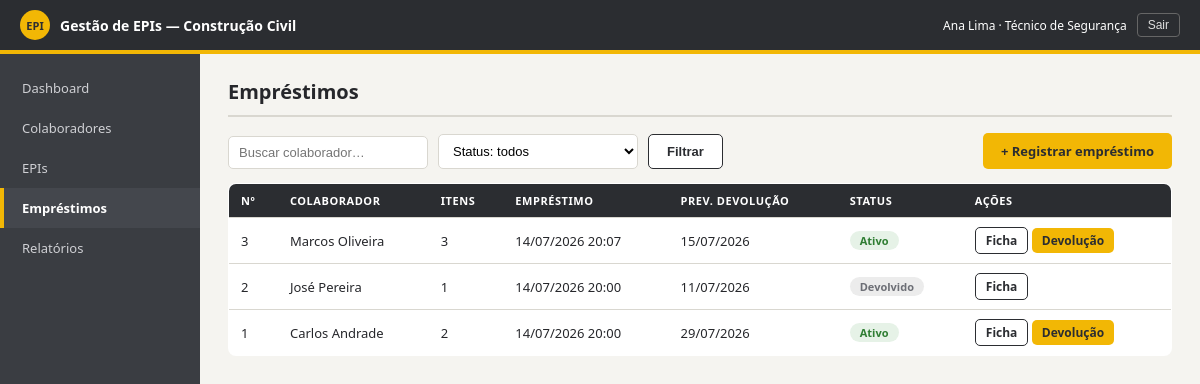
The app's page /emprestimos/ (signed in) with its own data.
### core/models.py (models this page shows, shortened)
class Usuario(AbstractUser):
    class Perfil(models.TextChoices):
        ADMINISTRADOR = 'ADMINISTRADOR', 'Administrador'
        TECNICO = 'TECNICO', 'Técnico de Segurança'
        ALMOXARIFE = 'ALMOXARIFE', 'Almoxarife'
    perfil = models.CharField('Perfil de acesso', max_length=20,
                              choices=Perfil.choices, default=Perfil.TECNICO)
    @property
    def eh_admin(self):
        return self.perfil == self.Perfil.ADMINISTRADOR or self.is_superuser

class Emprestimo(models.Model):
    class Status(models.TextChoices):
        ATIVO = 'ATIVO', 'Ativo'
        DEVOLVIDO = 'DEVOLVIDO', 'Devolvido'
        ATRASADO = 'ATRASADO', 'Atrasado'
    colaborador = models.ForeignKey(Colaborador, on_delete=models.PROTECT,
                                    related_name='emprestimos', verbose_name='Colaborador')
    usuario = models.ForeignKey('core.Usuario', on_delete=models.PROTECT,
                                related_name='emprestimos_registrados',
                                verbose_name='Registrado por')
    data_emprestimo = models.DateTimeField('Data do empréstimo', auto_now_add=True)
    data_prevista_devolucao = models.DateField('Data prevista de devolução')
    status = models.CharField('Status', max_length=10,
                              choices=Status.choices, default=Status.ATIVO)
    observacao = models.CharField('Observação', max_length=255, blank=True)
    class Meta:
        ordering = ['-data_emprestimo']
        verbose_name = 'empréstimo'
        verbose_name_plural = 'empréstimos'
    @classmethod
    def atualizar_atrasados(cls):
        cls.objects.filter(
            status=cls.Status.ATIVO,
            data_prevista_devolucao__lt=timezone.localdate(),
        ).update(status=cls.Status.ATRASADO)

class Colaborador(models.Model):
    matricula = models.CharField('Matrícula', max_length=20, unique=True)
    nome = models.CharField('Nome completo', max_length=100)
    cpf = models.CharField('CPF', max_length=14, unique=True,
                           help_text='Somente números ou no formato 000.000.000-00')
    data_nascimento = models.DateField('Data de nascimento', null=True, blank=True)
    cargo = models.CharField('Cargo', max_length=60)
    setor = models.CharField('Setor', max_length=60)
    telefone = models.CharField('Telefone', max_length=15, blank=True)
    email = models.EmailField('E-mail', blank=True)
    ativo = models.BooleanField('Ativo', default=True)
    criado_em = models.DateTimeField(auto_now_add=True)
    class Meta:
        ordering = ['nome']
        verbose_name = 'colaborador'
        verbose_name_plural = 'colaboradores'

### core/views.py (the view)
# urls.py: path('emprestimos/', views.emprestimo_lista, name='emprestimo_lista'),
@login_required
def emprestimo_lista(request):
    Emprestimo.atualizar_atrasados()
    busca = request.GET.get('q', '').strip()
    status = request.GET.get('status', '').strip()
    emprestimos = Emprestimo.objects.select_related('colaborador', 'usuario')
    if busca:
        emprestimos = emprestimos.filter(colaborador__nome__icontains=busca)
    if status:
        emprestimos = emprestimos.filter(status=status)
    return render(request, 'core/emprestimo_lista.html', {
        'emprestimos': emprestimos, 'busca': busca,
        'status_sel': status, 'status_choices': Emprestimo.Status.choices,
    })

### core/templates/core/emprestimo_lista.html (shortened to what this page needs)
{% extends 'core/base.html' %}
{% block conteudo %}
<h1>Empréstimos</h1>
<div class="filtros">
  <form method="get" class="filtros" style="margin:0;">
    <input class="campo" type="text" name="q" value="{{ busca }}" placeholder="Buscar colaborador…">
    <select class="campo" name="status">
      <option value="">Status: todos</option>
    </select>
    <button class="btn btn-secundario" type="submit">Filtrar</button>
  </form>
  <a class="btn btn-primario" style="margin-left:auto;" href="{% url 'emprestimo_novo' %}">+ Registrar empréstimo</a>
</div>
<table>
  <tr><th>Nº</th><th>Colaborador</th><th>Itens</th><th>Empréstimo</th><th>Prev. devolução</th><th>Status</th><th>Ações</th></tr>
  {% for emp in emprestimos %}
  <tr>
    <td>{{ emp.pk }}</td>
    <td>{{ emp.colaborador.nome }}</td>
    <td>{{ emp.itens.count }}</td>
    <td>{{ emp.data_emprestimo|date:'d/m/Y H:i' }}</td>
    <td>{{ emp.data_prevista_devolucao|date:'d/m/Y' }}</td>
    <td>{% if emp.status == 'ATIVO' %}<span class="tag tag-ok">Ativo</span>
        {% elif emp.status == 'ATRASADO' %}<span class="tag tag-alerta">Atrasado</span>
        {% else %}<span class="tag tag-neutro">Devolvido</span>{% endif %}</td>
    <td>
      <a class="btn btn-secundario btn-mini" href="{% url 'emprestimo_ficha' emp.pk %}">Ficha</a>
      {% if emp.status != 'DEVOLVIDO' %}
      <a class="btn btn-primario btn-mini" href="{% url 'emprestimo_devolucao' emp.pk %}">Devolução</a>
      {% endif %}
    </td>
  </tr>
  {% empty %}
  <tr><td colspan="7">Nenhum empréstimo encontrado. <a href="{% url 'emprestimo_novo' %}">Registrar o primeiro</a>.</td></tr>
  {% endfor %}
</table>
{% endblock %}

### core/templates/core/base.html (shortened to what this page needs)
{% load static %}
<!DOCTYPE html>
<html lang="pt-BR">
<head>
<link rel="stylesheet" href="{% static 'css/style.css' %}">
</head>
<body>
<header class="topbar">
  <div class="marca"><span class="capacete">EPI</span> Gestão de EPIs — Construção Civil</div>
  <div class="usuario-chip">
    <span>{{ user.get_full_name|default:user.username }} · {{ user.get_perfil_display }}</span>
    <form method="post" action="{% url 'logout' %}">{% csrf_token %}<button type="submit">Sair</button></form>
  </div>
</header>
<div class="layout">
  <nav class="menu">
    {% with atual=request.resolver_match.url_name %}
    <a href="{% url 'dashboard' %}" class="{% if atual == 'dashboard' %}ativo{% endif %}">Dashboard</a>
    <a href="{% url 'colaborador_lista' %}" class="{% if 'colaborador' in atual %}ativo{% endif %}">Colaboradores</a>
    <a href="{% url 'epi_lista' %}" class="{% if 'epi_' in atual %}ativo{% endif %}">EPIs</a>
    <a href="{% url 'emprestimo_lista' %}" class="{% if 'emprestimo' in atual %}ativo{% endif %}">Empréstimos</a>
    <a href="{% url 'relatorios' %}" class="{% if atual == 'relatorios' %}ativo{% endif %}">Relatórios</a>
    {% endwith %}
  </nav>
  <main class="conteudo">
    {% block conteudo %}{% endblock %}
  </main>
</div>
</body>
</html>

### core/static/css/style.css (style rules this page uses)
:root { --grafite:#2b2d31; --grafite-2:#3a3d42; --amarelo:#f2b705; --amarelo-esc:#c79300; --papel:#f5f4f0; --branco:#ffffff; --linha:#d9d7d0; --texto:#26272b; --cinza:#6d6f76; --ok:#2e7d32; --alerta:#b3261e; --aviso:#9a6c00; }
* { box-sizing:border-box; margin:0; padding:0; }
body { font-family:'Segoe UI',Arial,sans-serif; background:var(--papel); color:var(--texto); font-size:14px; }
a { color:inherit; }
.topbar { display:flex; justify-content:space-between; align-items:center; background:var(--grafite); color:#fff; padding:10px 20px; border-bottom:4px solid var(--amarelo); }
.marca { display:flex; align-items:center; gap:10px; font-weight:700; }
.marca .capacete { width:30px;height:30px;border-radius:50%;background:var(--amarelo); color:var(--grafite);display:flex;align-items:center;justify-content:center;font-size:11px;font-weight:800; }
.usuario-chip { font-size:12px; display:flex; align-items:center; gap:10px; }
.usuario-chip form { display:inline; }
.usuario-chip button { background:none;border:1px solid #666;color:#ddd;border-radius:4px; padding:4px 10px;cursor:pointer;font-size:12px; }
.layout { display:flex; min-height:calc(100vh - 55px); }
.menu { width:200px; background:var(--grafite-2); padding:14px 0; }
.menu a { display:block; color:#cfd0d4; text-decoration:none; padding:11px 18px; font-size:13px; border-left:4px solid transparent; }
.menu a.ativo { border-left-color:var(--amarelo); background:#44474d; color:#fff; font-weight:600; }
.conteudo { flex:1; padding:24px 28px; max-width:1100px; }
h1 { font-size:20px; margin-bottom:16px; padding-bottom:10px; border-bottom:2px solid var(--linha); }
.campo, input.campo, select.campo, textarea.campo { width:100%; border:1.5px solid var(--linha); border-radius:5px; padding:8px 10px; font-size:13px; background:#fff; }
.btn { display:inline-block; border:none; border-radius:5px; padding:9px 18px; font-size:13px; font-weight:600; cursor:pointer; text-decoration:none; }
.btn-primario { background:var(--amarelo); color:var(--grafite); }
.btn-secundario { background:#fff; border:1.5px solid var(--grafite); color:var(--grafite); }
.btn-mini { padding:4px 10px; font-size:12px; }
table { width:100%; border-collapse:collapse; background:var(--branco); border:1px solid var(--linha); border-radius:8px; overflow:hidden; font-size:13px; }
th { background:var(--grafite); color:#fff; text-align:left; padding:9px 12px; font-size:11px; text-transform:uppercase; letter-spacing:.05em; }
td { padding:9px 12px; border-top:1px solid var(--linha); }
.tag { display:inline-block; border-radius:12px; padding:2px 10px; font-size:11px; font-weight:600; }
.tag-ok { background:#e6f2e7; color:var(--ok); }
.tag-neutro { background:#ececec; color:var(--cinza); }
.filtros { display:flex; gap:10px; margin-bottom:14px; flex-wrap:wrap; align-items:flex-end; }
.filtros .campo { width:auto; min-width:200px; }

### records on screen
Usuario: get_full_name "Ana Lima", perfil "Técnico de Segurança"
Emprestimo: pk "3", colaborador.nome "Marcos Oliveira", itens.count "3", data_emprestimo "14/07/2026 20:07", data_prevista_devolucao "15/07/2026", status "Ativo"
Emprestimo: pk "2", colaborador.nome "José Pereira", itens.count "1", data_emprestimo "14/07/2026 20:00", data_prevista_devolucao "11/07/2026", status "Devolvido"
Emprestimo: pk "1", colaborador.nome "Carlos Andrade", itens.count "2", data_emprestimo "14/07/2026 20:00", data_prevista_devolucao "29/07/2026", status "Ativo"
